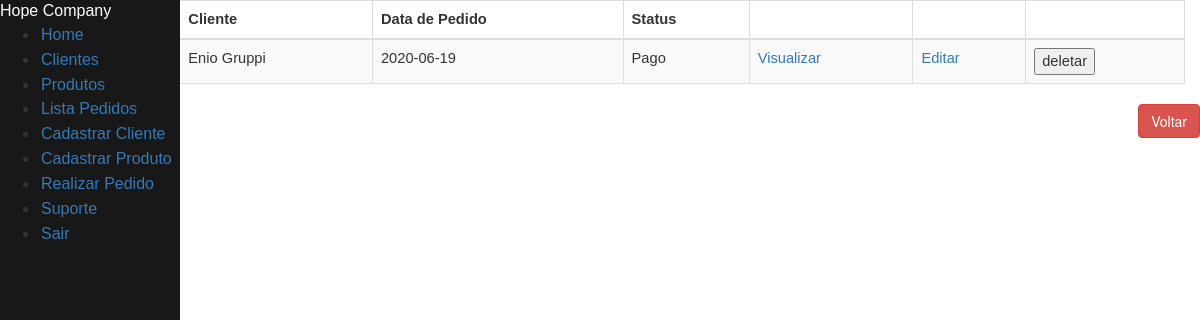
The app's page /pedido/ with its own data.
### tables this page shows
CREATE TABLE pedido (
    id_pedido INTEGER PRIMARY KEY AUTOINCREMENT,
    id_cliente INTEGER NOT NULL,
    datahora DEFAULT CURRENT_DATE,
    ped_valor INTEGER,
    status VARCHAR(20),
    FOREIGN KEY(id_cliente) REFERENCES cliente(id_cliente)
);

CREATE TABLE cliente (
    id_cliente INTEGER PRIMARY KEY AUTOINCREMENT,
    nome VARCHAR(50) NOT NULL,
    sexo VARCHAR(1) NOT NULL,
    telefone CHAR(11) NULL,
    endereco CHAR(100) NULL,
    email CHAR(100) NULL
);

### clientes.py (the view)
@app.route("/pedido/")
def listar_pedidos_api():
    return render_template("lista_pedidos.html", pedidos = listar_pedidos())

### clientes.py (called while the page is built)
def row_to_dict(description, row):
    if row == None:
        return None
    d = {}
    for i in range(0, len(row)):
        d[description[i][0]] = row[i]
    return d

def rows_to_dict(description, rows):
    result = []
    for row in rows:
        result.append(row_to_dict(description, row))
    return result

def conectar():
    return sqlite3.connect('clientes.db')

def listar_pedidos():
    with closing(conectar()) as con, closing(con.cursor()) as cur:
        cur.execute("SELECT p.id_pedido, c.nome, p.datahora, p.status FROM pedido p INNER JOIN cliente c ON p.id_cliente = c.id_cliente  ORDER BY p.id_cliente")
        return rows_to_dict(cur.description, cur.fetchall())

### templates/lista_pedidos.html (shortened to what this page needs)
{% extends "menu.html" %}
{% block content %}
{% if id_pedido != 'novo' %}
<form class="form-horizontal" action="/edita-pedido/{{id_pedido}}" method="DELETE" id="form_principal">
{% endif %}
<div class="container col-md-16">
        <div class="table-responsive" id="sailorTableArea">
        <table id="sailorTable" class="table table-striped table-bordered" width="100%">
            <thead>
                <tr>
                    <th>Pedido</th>
                    <th>Cliente</th>
                    <th>Data de Pedido</th>
                    <th>Status</th>
                    <th></th>
                    <th></th>
                    <th></th>
                </tr>
            </thead>
            <tbody>
                {% for pedido in pedidos %}
                <tr>
                    <td>{{pedido['id_pedido']}}</td>
                    <td>{{pedido['nome']}}</td>
                    <td>{{pedido['datahora']}}</td>
                    <td>{{pedido['status']}}</td>
                    <td><a href="/visualiza_pedido/{{pedido['id_pedido']}}" class="botao">Visualizar</a></td>
                    <td><a href="/pedido/{{pedido['id_pedido']}}" class="botao">Editar</a></td>
                    <td><input type="button" value="deletar" name="deletar" id="deletar"  onclick="javascript:excluir({{pedido['id_pedido']}});"></td>
                </tr>
                {% endfor %}
            </tbody>
        </table>
        </div>
    </div>
    <div class="form-group">
        <label class="col-md-4 control-label" for="btnsalvar"></label>
        <div class="col-md-8 text-right">
            <a id="btncancelar" name="btncancelar" class="btn btn-danger" href="/menu">Voltar</a>
        </div>
    </div>
</body>
{% endblock %}

### templates/menu.html (style rules this page uses)
body { background-color: #ffffff; }
table { font-family: Arial, Helvetica, sans-serif; font-weight: normal; font-size: 11pt; }

### records on screen
pedido: nome "Enio Gruppi", datahora "2020-06-19", status "Pago"
